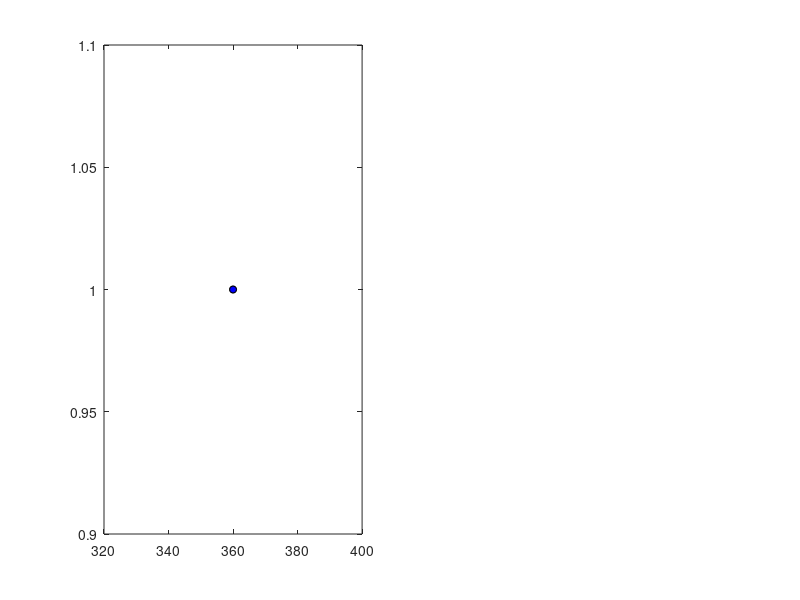

Write MATLAB code to recreate this figure. (Note: this script raises an error after producing the figure.)
subplot(1,2,1)
plot(360,1,'ok','MarkerFaceColor','r','markersize',5)
hold on
plot(360,1,'ok','MarkerFaceColor','b','markersize',5)
legend('right turn','left turn','location','ne')

plotcolor = 'r'
angle_pre = heading_pre;
angle_post = Adir_post;
% mirror angles
for i = 1:length(angle_pre)
    if An_hor_max(i) < 0
        angle_pre(i) = -angle_pre(i);
        angle_post(i) = -angle_post(i);
    end
%     if An_hor_max(i) < 0  && settings.expansion.HorPos(i) == 0
%         angle_pre(i) = -angle_pre(i);
%         angle_post(i) = -angle_post(i);
%     elseif An_hor_max(i) > 0  && settings.expansion.HorPos(i) == 180
%         angle_pre(i) = -angle_pre(i);
%         angle_post(i) = -angle_post(i);
%     end
end
% plot_angle_pre_post_csaps
plot_angle_pre_post_circmean

hold on
plotcolor = 'b'
angle_pre = heading_pre;
angle_post = Adir_post;
% mirror angles
for i = 1:length(angle_pre)
    if An_hor_max(i) > 0
        angle_pre(i) = -angle_pre(i);
        angle_post(i) = -angle_post(i);
    end
%     if An_hor_max(i) > 0  && settings.expansion.HorPos(i) == 0
%         angle_pre(i) = -angle_pre(i);
%         angle_post(i) = -angle_post(i);
%     elseif An_hor_max(i) < 0  && settings.expansion.HorPos(i) == 180
%         angle_pre(i) = -angle_pre(i);
%         angle_post(i) = -angle_post(i);
%     end
end
% plot_angle_pre_post_csaps
plot_angle_pre_post_circmean

xlabel('initial heading','fontsize',10) 
ylabel('escape A direction','fontsize',10) 
set(gca,'xlim',[-180 180],'ylim',[-180 180]) 
% set(gca,'xlim',[0 180],'ylim',[-180 180])
set(gca,'XTick',[-180 -90 0 90 180])
set(gca,'YTick',[-180 -90 0 90 180],'fontsize',8) 
grid on

subplot(1,2,2)
plotcolor = 'r'
angle_pre = yaw_pre;
angle_post = Adir_post;
% mirror angles
for i = 1:length(angle_pre)
    if An_hor_max(i) < 0
        angle_pre(i) = -angle_pre(i);
        angle_post(i) = -angle_post(i);
    end
%     if An_hor_max(i) < 0  && settings.expansion.HorPos(i) == 0
%         angle_pre(i) = -angle_pre(i);
%         angle_post(i) = -angle_post(i);
%     elseif An_hor_max(i) > 0  && settings.expansion.HorPos(i) == 180
%         angle_pre(i) = -angle_pre(i);
%         angle_post(i) = -angle_post(i);
%     end
end
% plot_angle_pre_post_csaps
plot_angle_pre_post_circmean

plotcolor = 'b'
angle_pre = yaw_pre;
angle_post = heading_post;
% mirror angles
for i = 1:length(angle_pre)
    if An_hor_max(i) > 0
        angle_pre(i) = -angle_pre(i);
        angle_post(i) = -angle_post(i);
    end
%     if An_hor_max(i) > 0  && settings.expansion.HorPos(i) == 0
%         angle_pre(i) = -angle_pre(i);
%         angle_post(i) = -angle_post(i);
%     elseif An_hor_max(i) < 0  && settings.expansion.HorPos(i) == 180
%         angle_pre(i) = -angle_pre(i);
%         angle_post(i) = -angle_post(i);
%     end
end
% plot_angle_pre_post_csaps
plot_angle_pre_post_circmean

xlabel('initial yaw','fontsize',10) 
ylabel('escape A direction','fontsize',10) 
set(gca,'xlim',[-180 180],'ylim',[-180 180]) 
% set(gca,'xlim',[0 180],'ylim',[-180 180])
set(gca,'XTick',[-180 -90 0 90 180])
set(gca,'YTick',[-180 -90 0 90 180],'fontsize',8) 
grid on
